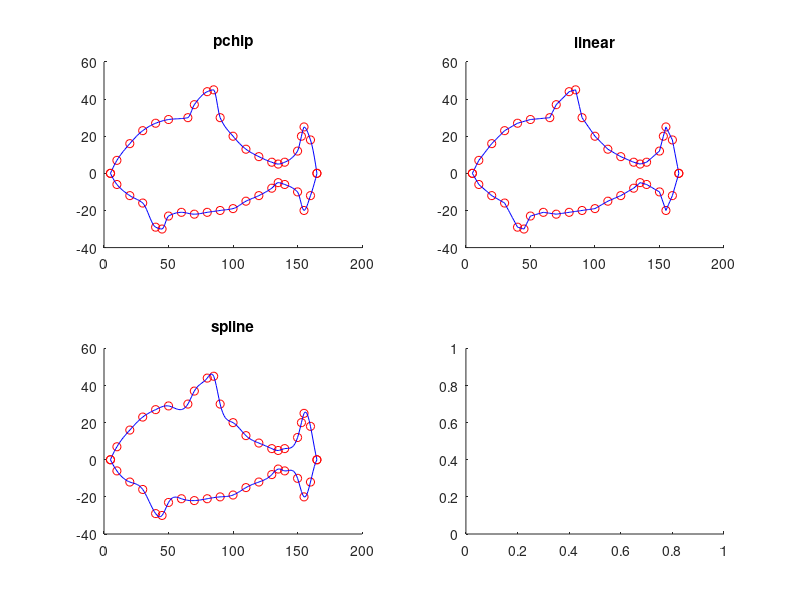

Write MATLAB code to recreate this figure. (Note: this script raises an error after producing the figure.)
clc
clear all
close all

X = [5, 10, 20, 30, 40, 50, 65, 70, 80, 85, 90, 100, 110, 120, 130, 135, 140, 150, 153, 155, 160, 165];
Y = [0, 7, 16, 23, 27, 29, 30, 37, 44, 45, 30, 20, 13, 9, 6, 5, 6, 12, 20, 25, 18, 0];
x = [5, 10, 20, 30, 40, 45, 50, 60, 70, 80, 90, 100, 110, 120, 130, 135, 140, 150, 155, 160, 165];
y = [0, -6, -12, -16, -29, -30, -23, -21, -22, -21, -20, -19, -15, -12, -8, -5, -6, -10, -20, -12, 0];
Hq = 5:1:165;
subplot(2, 2, 1)
Vq = interp1(X, Y, Hq, "pchip");
hold on
plot(X, Y, 'or', Hq, Vq, 'b');
Vq = interp1(x, y, Hq, "pchip");
plot(x, y, 'or', Hq, Vq, 'b');
hold off
title('pchip')

subplot(2, 2, 2)
hold on
Vq = interp1(X, Y, Hq, "linear");
plot(X, Y, 'or', Hq, Vq, 'b');
Vq = interp1(x, y, Hq, "linear");
plot(x, y, 'or', Hq, Vq, 'b')
hold off
title('linear')

subplot(2, 2, 3)
hold on
Vq = interp1(X, Y, Hq, "spline");
plot(X, Y, 'or', Hq, Vq, 'b');
Vq = interp1(x, y, Hq, "spline");
plot(x, y, 'or', Hq, Vq, 'b')
hold off
title('spline')

subplot(2, 2, 4)
hold on
Vq = interp1(X, Y, Hq, "makima");
plot(X, Y, 'or', Hq, Vq, 'b');
Vq = interp1(x, y, Hq, "makima");
plot(x, y, 'or', Hq, Vq, 'b')
hold off
title('makima')